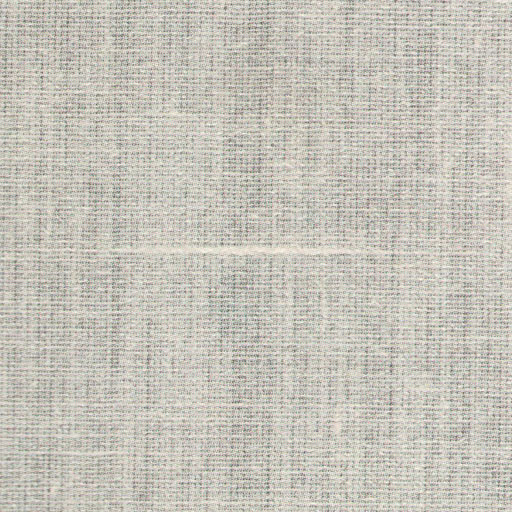
#> input picture project/img/Fabric1.jpg, 512 x 512 px
$ python -i fabric_defect_detection.py   (imports and definitions only)   (older library calls are emulated)
#> lines starting #> are read from the running program, lines starting #| are printed output that depends on the picture; after the words box and inside, x2 and y2 are one past the last pixel; in counts of white or black regions, pixels touching at a corner belong together
#> further down, picture is the input picture: shape (512, 512, 3); mean B, G, R 185.4, 194.8, 197.7
import numpy as np
import cv2
import streamlit as st
from skimage import filters, measure, feature, morphology
from skimage.filters import gabor, median
from skimage.morphology import disk, square
from skimage.feature import graycomatrix, graycoprops
from skimage.transform import probabilistic_hough_line
from skimage.util import img_as_ubyte
from skimage.color import rgb2gray, rgb2hsv
from scipy import ndimage as ndi
import matplotlib.pyplot as plt

# Page configuration
# [33 lines not run here, left out]

# Added original preprocessing logic
def original_preprocessing(image):
    """Your original processing pipeline integrated"""
    img = image.copy()
    gray = cv2.cvtColor(img, cv2.COLOR_BGR2GRAY)
    blur = cv2.blur(gray, (10,10))
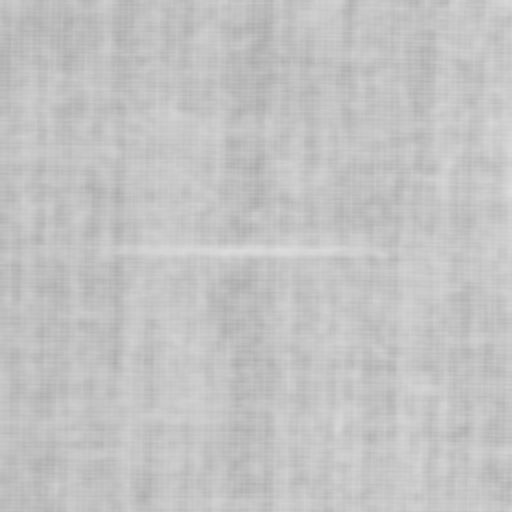
#> blur: shape (512, 512); min 170, max 221, mean 194.6
    dst = cv2.fastNlMeansDenoising(blur, None, 10, 7, 21)
    _, binary = cv2.threshold(dst, 127, 255, cv2.THRESH_BINARY + cv2.THRESH_OTSU)
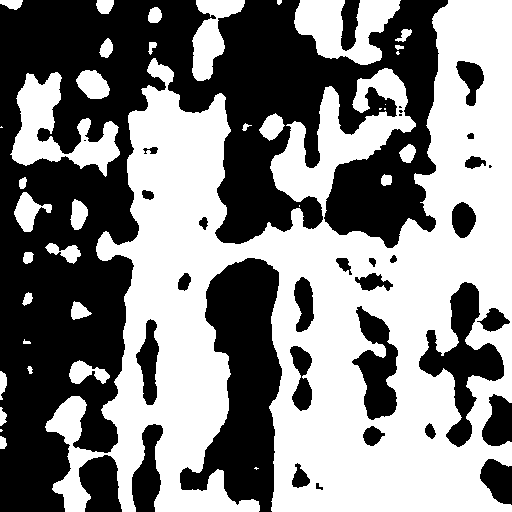
#> binary: shape (512, 512); 51.8% white; 34 black regions (5 under 20 px), largest, box (x1, y1, x2, y2) and area: (0, 0, 448, 512) 91601, (180, 258, 282, 512) 14259, (419, 282, 504, 447) 4785
    kernel = np.ones((5,5), np.uint8)
    erosion = cv2.erode(binary, kernel, iterations=1)
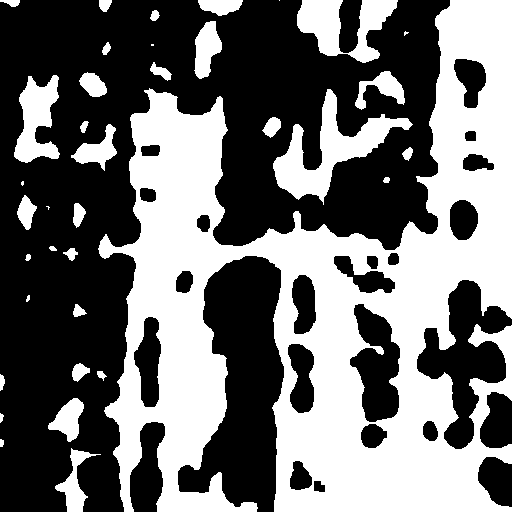
#> erosion: shape (512, 512); 43.6% white; 37 white regions (5 under 20 px), largest, box (x1, y1, x2, y2) and area: (98, 0, 512, 512) 96079, (273, 89, 413, 205) 4892, (297, 0, 398, 63) 3243
    dilation = cv2.dilate(binary, kernel, iterations=1)
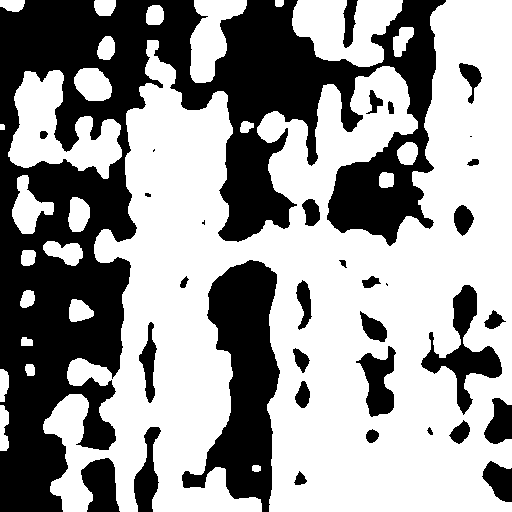
#> dilation: shape (512, 512); 60% white; 34 black regions (4 under 20 px)
    return gray, blur, dst, binary, erosion, dilation

# Modified detect_defects to integrate your logic
def detect_defects(image):
    """Integrated defect detection combining both approaches"""
    # Your original processing
    gray, blur, denoised, binary, erosion, dilation = original_preprocessing(image)

    # Existing advanced processing
    enhanced = cv2.normalize(gray, None, 0, 255, cv2.NORM_MINMAX)
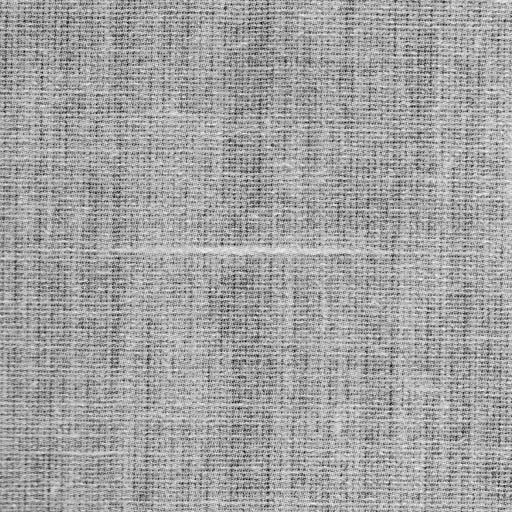
#> enhanced: shape (512, 512); min 0, max 255, mean 163.2
    clahe = cv2.createCLAHE(clipLimit=3.0, tileGridSize=(8,8))
    enhanced = clahe.apply(enhanced)
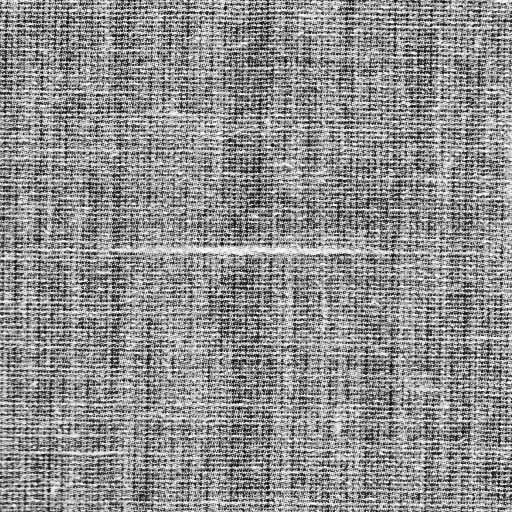
#> enhanced: shape (512, 512); min 0, max 255, mean 143.7

    defects = {
        'holes': [], 'stains': [], 'structural': [],
        'color': [], 'weaving': [], 'basic_contour': []
    }

    # Your original contour detection logic
    contours, _ = cv2.findContours(dilation, cv2.RETR_TREE, cv2.CHAIN_APPROX_NONE)
#> contours = 53 contours, 5 with area under 20; largest, box (x1, y1, x2, y2) and area: (43, 0, 512, 512) 143072, (8, 70, 122, 179) 5994, (292, 0, 403, 67) 4696, (420, 284, 503, 416) 3282, (190, 0, 247, 83) 2524
    for cnt in contours:
        area = cv2.contourArea(cnt)
        if area > min_defect_size and area < 261121.0:  # Your original threshold
            x, y, w, h = cv2.boundingRect(cnt)
            defects['basic_contour'].append({
                'type': 'Structural Defect',
                'area': area,
                'location': (x, y),
                'contour': cnt
            })
#> this loop made 1 pass
#> area on pass 1: 43

    # Existing advanced analysis (preserved exactly)
    if check_texture:
        glcm = graycomatrix(enhanced, distances=[1], angles=[0], symmetric=True, normed=True)
        contrast = graycoprops(glcm, 'contrast')[0, 0]
        if contrast > 500 + (100 * sensitivity):
            defects['stains'].append({'type': 'Texture Anomaly', 'severity': contrast})

    if check_structural:
        fft = np.fft.fft2(enhanced)
        fft_shift = np.fft.fftshift(fft)
        magnitude = 20 * np.log(np.abs(fft_shift))
        if np.std(magnitude) > 15 * (11 - sensitivity):
            defects['structural'].append({'type': 'Pattern Defect', 'severity': np.std(magnitude)})

    if check_color:
        hsv = cv2.cvtColor(image, cv2.COLOR_BGR2HSV)
        if np.std(hsv[:,:,0]) > 0.5 + (0.1 * sensitivity):
            defects['color'].append({'type': 'Color Defect', 'severity': np.std(hsv[:,:,0])})

    return defects, gray, blur, denoised, binary, erosion, dilation, enhanced

# Modified visualization to show original processing pipeline
# [71 lines left out: functions visualize_results, main, not called in this run]

# [3 lines not run here, left out]

>>> import cv2
>>> picture = cv2.imread('img/Fabric1.jpg')
#> (the run stopped early here; a loop or call above may not have finished)

$ run again, on project/img/Fabric10.jpg
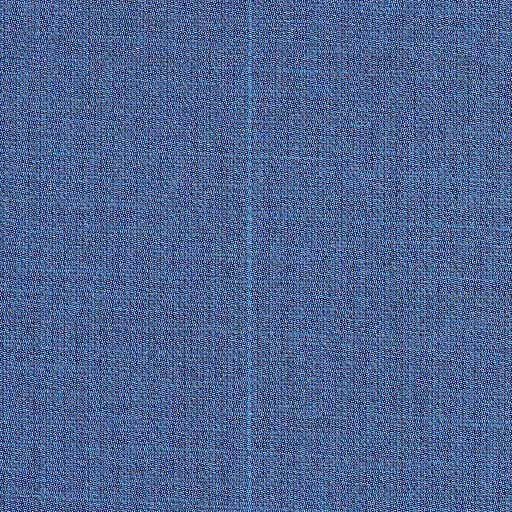
#> input picture project/img/Fabric10.jpg, 512 x 512 px
#> picture is the input picture: shape (512, 512, 3); mean B, G, R 146.2, 100.4, 76.8
#> in original_preprocessing, `_, binary = cv2.threshold(dst, 127, 255, cv2.THRESH_BINARY + cv2.THRES..`:
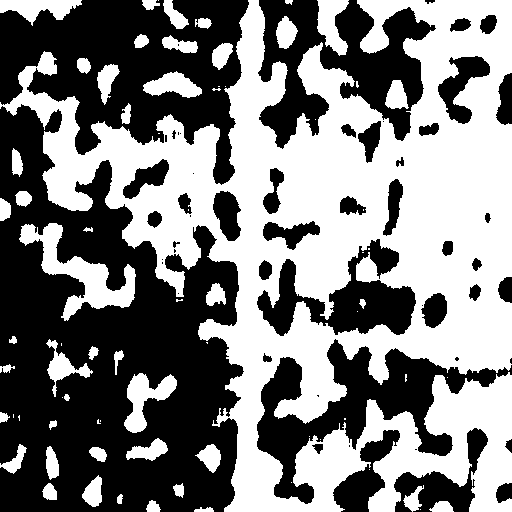
#> binary: shape (512, 512); 49.6% white; 73 white regions (28 under 20 px), largest, box (x1, y1, x2, y2) and area: (0, 0, 512, 512) 112935, (19, 223, 136, 321) 3550, (124, 373, 177, 433) 1423
#> erosion: shape (512, 512); 38.8% white; 53 white regions (10 under 20 px), largest, box (x1, y1, x2, y2) and area: (8, 0, 512, 512) 82730, (358, 377, 512, 512) 9283, (42, 225, 133, 306) 1988
#> dilation: shape (512, 512); 60.6% white; 49 black regions (9 under 20 px)
#> in detect_defects, `enhanced = clahe.apply(enhanced)`:
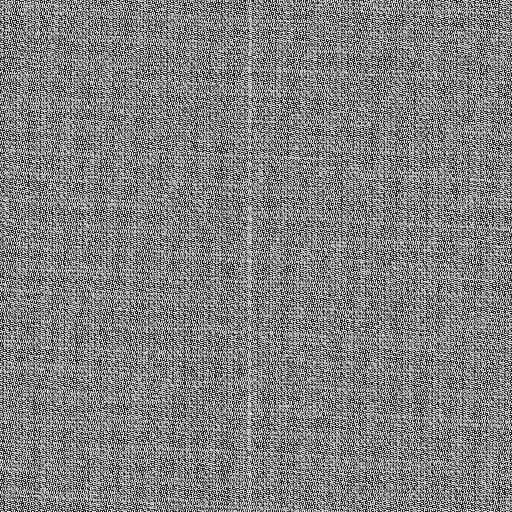
#> enhanced: shape (512, 512); min 0, max 255, mean 128.3
#> contours = 76 contours, 7 with area under 20; largest, box (x1, y1, x2, y2) and area: (0, 0, 512, 512) 153086, (258, 344, 451, 502) 9354, (17, 221, 138, 323) 4630, (329, 259, 414, 333) 3248, (122, 371, 179, 435) 1906
#> the loop in detect_defects, `for cnt in contours:` made 1 pass
#> area on pass 1: 121

$ run again, on project/img/Fabric12.jpg
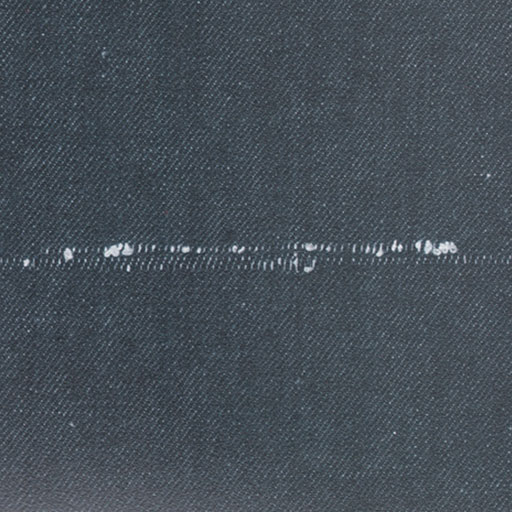
#> input picture project/img/Fabric12.jpg, 512 x 512 px
#> picture is the input picture: shape (512, 512, 3); mean B, G, R 87.2, 78.5, 69.6
#> in original_preprocessing, `_, binary = cv2.threshold(dst, 127, 255, cv2.THRESH_BINARY + cv2.THRES..`:
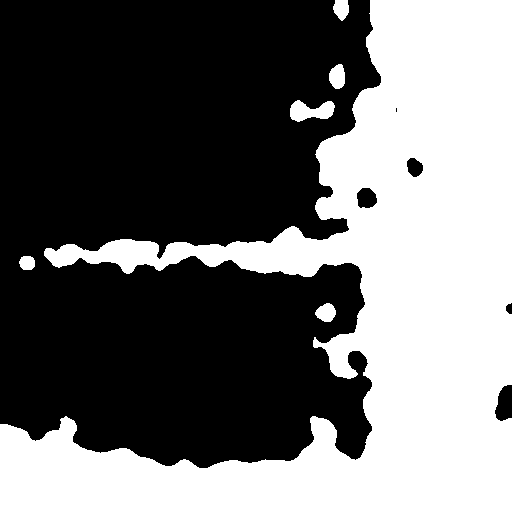
#> binary: shape (512, 512); 42.8% white; 6 white regions, box (x1, y1, x2, y2) and area: (0, 0, 512, 512) 110474, (290, 100, 335, 122) 636, (329, 64, 345, 89) 314, (315, 303, 336, 322) 286, (333, 0, 349, 21) 253, (19, 256, 35, 270) 188
#> erosion: shape (512, 512); 40.5% white; 7 white regions (1 under 20 px), largest, box (x1, y1, x2, y2) and area: (0, 0, 512, 512) 105187, (292, 103, 332, 119) 347, (331, 67, 343, 87) 166, (318, 306, 334, 320) 143, (336, 0, 347, 17) 141, (22, 258, 33, 268) 85
#> dilation: shape (512, 512); 45.1% white; 6 white regions
#> in detect_defects, `enhanced = clahe.apply(enhanced)`:
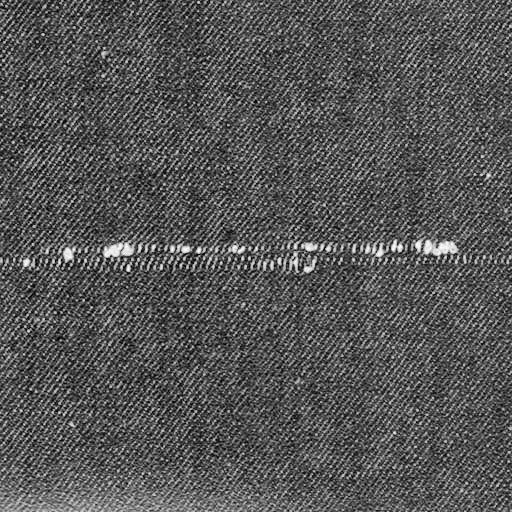
#> enhanced: shape (512, 512); min 1, max 255, mean 85.8
#> contours = 8 contours; box (x1, y1, x2, y2) and area: (0, 0, 512, 512) 114388, (288, 98, 337, 124) 897, (327, 62, 347, 91) 456, (313, 301, 338, 324) 427, (331, 0, 351, 23) 350, (17, 254, 37, 272) 294, (358, 189, 376, 207) 197, (408, 159, 422, 175) 118
#> the loop in detect_defects, `for cnt in contours:` made 1 pass
#> area on pass 1: 427
